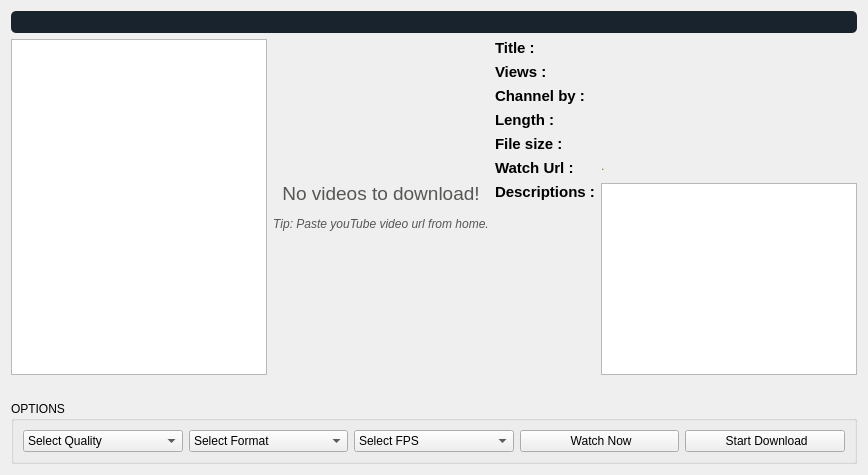
            <widget class="QWidget" name="stackedWidgetPage2">
             <layout class="QVBoxLayout" name="verticalLayout_5">
              <item>
               <widget class="QProgressBar" name="video_progressBar">
                <property name="styleSheet">
                 <string notr="true">QProgressBar:horizontal {
border-radius: 5px;
background:rgba(0,0,0,0.1);
color: white;
background-color: rgba(25, 35, 45, 1);

}
QProgressBar::chunk:horizontal {
background:rgb(228, 27, 27);
color: white;

}
QProgressBar 
{ 
color: white; 
border:none;
}
</string>
                </property>
                <property name="maximum">
                 <number>1</number>
                </property>
                <property name="value">
                 <number>-1</number>
                </property>
               </widget>
              </item>
              <item>
               <layout class="QHBoxLayout" name="horizontalLayout_46">
                <item>
                 <widget class="QGraphicsView" name="graphicsView_video">
                  <property name="sizePolicy">
                   <sizepolicy hsizetype="Preferred" vsizetype="Expanding">
                    <horstretch>0</horstretch>
                    <verstretch>0</verstretch>
                   </sizepolicy>
                  </property>
                  <property name="verticalScrollBarPolicy">
                   <enum>Qt::ScrollBarAlwaysOff</enum>
                  </property>
                  <property name="horizontalScrollBarPolicy">
                   <enum>Qt::ScrollBarAlwaysOff</enum>
                  </property>
                 </widget>
                </item>
                <item>
                 <widget class="QLabel" name="textBrowser_thumbnail_9">
                  <property name="sizePolicy">
                   <sizepolicy hsizetype="Preferred" vsizetype="Expanding">
                    <horstretch>0</horstretch>
                    <verstretch>0</verstretch>
                   </sizepolicy>
                  </property>
                  <property name="text">
                   <string>&lt;html&gt;&lt;head/&gt;&lt;body&gt;&lt;p align=&quot;center&quot;&gt;&lt;img src=&quot;:/myresource/resource/video_7.png&quot; height=&quot;50&quot;/&gt;&lt;/p&gt;&lt;p align=&quot;center&quot;&gt;&lt;span style=&quot; font-size:14pt; color:#555753;&quot;&gt;No videos to download!&lt;/span&gt;&lt;/p&gt;&lt;p align=&quot;center&quot;&gt;&lt;span style=&quot; font-style:italic; color:#555753;&quot;&gt;Tip: Paste youTube video url from home.&lt;/span&gt;&lt;/p&gt;&lt;/body&gt;&lt;/html&gt;</string>
                  </property>
                  <property name="scaledContents">
                   <bool>true</bool>
                  </property>
                  <property name="alignment">
                   <set>Qt::AlignCenter</set>
                  </property>
                 </widget>
                </item>
                <item>
                 <layout class="QGridLayout" name="gridLayout_5">
                  <item row="2" column="0">
                   <widget class="QLabel" name="label_9">
                    <property name="sizePolicy">
                     <sizepolicy hsizetype="Preferred" vsizetype="Preferred">
                      <horstretch>0</horstretch>
                      <verstretch>0</verstretch>
                     </sizepolicy>
                    </property>
                    <property name="font">
                     <font>
                      <pointsize>11</pointsize>
                      <weight>75</weight>
                      <bold>true</bold>
                     </font>
                    </property>
                    <property name="text">
                     <string>Channel by :</string>
                    </property>
                    <property name="alignment">
                     <set>Qt::AlignLeading|Qt::AlignLeft|Qt::AlignTop</set>
                    </property>
                    <property name="textInteractionFlags">
                     <set>Qt::TextBrowserInteraction</set>
                    </property>
                   </widget>
                  </item>
                  <item row="2" column="1">
                   <widget class="QLabel" name="by_channel">
                    <property name="cursor">
                     <cursorShape>IBeamCursor</cursorShape>
                    </property>
                    <property name="text">
                     <string/>
                    </property>
                    <property name="alignment">
                     <set>Qt::AlignLeading|Qt::AlignLeft|Qt::AlignTop</set>
                    </property>
                    <property name="openExternalLinks">
                     <bool>true</bool>
                    </property>
                    <property name="textInteractionFlags">
                     <set>Qt::TextBrowserInteraction</set>
                    </property>
                   </widget>
                  </item>
                  <item row="7" column="0">
                   <widget class="QLabel" name="label">
                    <property name="sizePolicy">
                     <sizepolicy hsizetype="Preferred" vsizetype="Preferred">
                      <horstretch>0</horstretch>
                      <verstretch>0</verstretch>
                     </sizepolicy>
                    </property>
                    <property name="font">
                     <font>
                      <pointsize>11</pointsize>
                      <weight>75</weight>
                      <bold>true</bold>
                     </font>
                    </property>
                    <property name="text">
                     <string>Descriptions :</string>
                    </property>
                    <property name="alignment">
                     <set>Qt::AlignLeading|Qt::AlignLeft|Qt::AlignTop</set>
                    </property>
                    <property name="textInteractionFlags">
                     <set>Qt::TextBrowserInteraction</set>
                    </property>
                   </widget>
                  </item>
                  <item row="1" column="0">
                   <widget class="QLabel" name="label_3">
                    <property name="sizePolicy">
                     <sizepolicy hsizetype="Preferred" vsizetype="Preferred">
                      <horstretch>0</horstretch>
                      <verstretch>0</verstretch>
                     </sizepolicy>
                    </property>
                    <property name="font">
                     <font>
                      <pointsize>11</pointsize>
                      <weight>75</weight>
                      <bold>true</bold>
                     </font>
                    </property>
                    <property name="text">
                     <string>Views :</string>
                    </property>
                    <property name="alignment">
                     <set>Qt::AlignLeading|Qt::AlignLeft|Qt::AlignTop</set>
                    </property>
                    <property name="textInteractionFlags">
                     <set>Qt::TextBrowserInteraction</set>
                    </property>
                   </widget>
                  </item>
                  <item row="3" column="1">
                   <widget class="QLabel" name="video_length_5">
                    <property name="cursor">
                     <cursorShape>IBeamCursor</cursorShape>
                    </property>
                    <property name="text">
                     <string/>
                    </property>
                    <property name="alignment">
                     <set>Qt::AlignLeading|Qt::AlignLeft|Qt::AlignTop</set>
                    </property>
                    <property name="textInteractionFlags">
                     <set>Qt::TextBrowserInteraction</set>
                    </property>
                   </widget>
                  </item>
                  <item row="5" column="0">
                   <widget class="QLabel" name="label_2">
                    <property name="sizePolicy">
                     <sizepolicy hsizetype="Preferred" vsizetype="Preferred">
                      <horstretch>0</horstretch>
                      <verstretch>0</verstretch>
                     </sizepolicy>
                    </property>
                    <property name="font">
                     <font>
                      <pointsize>11</pointsize>
                      <weight>75</weight>
                      <bold>true</bold>
                     </font>
                    </property>
                    <property name="text">
                     <string>File size :</string>
                    </property>
                    <property name="alignment">
                     <set>Qt::AlignLeading|Qt::AlignLeft|Qt::AlignTop</set>
                    </property>
                    <property name="textInteractionFlags">
                     <set>Qt::TextBrowserInteraction</set>
                    </property>
                   </widget>
                  </item>
                  <item row="7" column="1">
                   <widget class="QTextEdit" name="descriptions">
                    <property name="sizePolicy">
                     <sizepolicy hsizetype="Preferred" vsizetype="Expanding">
                      <horstretch>0</horstretch>
                      <verstretch>0</verstretch>
                     </sizepolicy>
                    </property>
                    <property name="styleSheet">
                     <string notr="true"/>
                    </property>
                    <property name="readOnly">
                     <bool>true</bool>
                    </property>
                    <property name="html">
                     <string>&lt;!DOCTYPE HTML PUBLIC &quot;-//W3C//DTD HTML 4.0//EN&quot; &quot;http://www.w3.org/TR/REC-html40/strict.dtd&quot;&gt;
&lt;html&gt;&lt;head&gt;&lt;meta name=&quot;qrichtext&quot; content=&quot;1&quot; /&gt;&lt;style type=&quot;text/css&quot;&gt;
p, li { white-space: pre-wrap; }
&lt;/style&gt;&lt;/head&gt;&lt;body style=&quot; font-family:'Ubuntu'; font-size:11pt; font-weight:400; font-style:normal;&quot;&gt;
&lt;p style=&quot;-qt-paragraph-type:empty; margin-top:0px; margin-bottom:0px; margin-left:0px; margin-right:0px; -qt-block-indent:0; text-indent:0px;&quot;&gt;&lt;br /&gt;&lt;/p&gt;&lt;/body&gt;&lt;/html&gt;</string>
                    </property>
                   </widget>
                  </item>
                  <item row="0" column="0">
                   <widget class="QLabel" name="label_10">
                    <property name="sizePolicy">
                     <sizepolicy hsizetype="Preferred" vsizetype="Preferred">
                      <horstretch>0</horstretch>
                      <verstretch>0</verstretch>
                     </sizepolicy>
                    </property>
                    <property name="font">
                     <font>
                      <pointsize>11</pointsize>
                      <weight>75</weight>
                      <bold>true</bold>
                     </font>
                    </property>
                    <property name="text">
                     <string>Title :</string>
                    </property>
                    <property name="alignment">
                     <set>Qt::AlignLeading|Qt::AlignLeft|Qt::AlignTop</set>
                    </property>
                    <property name="textInteractionFlags">
                     <set>Qt::TextBrowserInteraction</set>
                    </property>
                   </widget>
                  </item>
                  <item row="1" column="1">
                   <widget class="QLabel" name="views">
                    <property name="cursor">
                     <cursorShape>IBeamCursor</cursorShape>
                    </property>
                    <property name="text">
                     <string/>
                    </property>
                    <property name="alignment">
                     <set>Qt::AlignLeading|Qt::AlignLeft|Qt::AlignTop</set>
                    </property>
                    <property name="textInteractionFlags">
                     <set>Qt::TextBrowserInteraction</set>
                    </property>
                   </widget>
                  </item>
                  <item row="5" column="1">
                   <widget class="QLabel" name="video_size_5">
                    <property name="cursor">
                     <cursorShape>IBeamCursor</cursorShape>
                    </property>
                    <property name="text">
                     <string/>
                    </property>
                    <property name="alignment">
                     <set>Qt::AlignLeading|Qt::AlignLeft|Qt::AlignTop</set>
                    </property>
                    <property name="wordWrap">
                     <bool>false</bool>
                    </property>
                    <property name="textInteractionFlags">
                     <set>Qt::TextBrowserInteraction</set>
                    </property>
                   </widget>
                  </item>
                  <item row="3" column="0">
                   <widget class="QLabel" name="label_4">
                    <property name="sizePolicy">
                     <sizepolicy hsizetype="Preferred" vsizetype="Preferred">
                      <horstretch>0</horstretch>
                      <verstretch>0</verstretch>
                     </sizepolicy>
                    </property>
                    <property name="font">
                     <font>
                      <pointsize>11</pointsize>
                      <weight>75</weight>
                      <bold>true</bold>
                     </font>
                    </property>
                    <property name="text">
                     <string>Length :</string>
                    </property>
                    <property name="alignment">
                     <set>Qt::AlignLeading|Qt::AlignLeft|Qt::AlignTop</set>
                    </property>
                    <property name="textInteractionFlags">
                     <set>Qt::TextBrowserInteraction</set>
                    </property>
                   </widget>
                  </item>
                  <item row="0" column="1">
                   <widget class="QLabel" name="video_title_5">
                    <property name="font">
                     <font>
                      <pointsize>11</pointsize>
                      <weight>50</weight>
                      <bold>false</bold>
                     </font>
                    </property>
                    <property name="cursor">
                     <cursorShape>IBeamCursor</cursorShape>
                    </property>
                    <property name="text">
                     <string/>
                    </property>
                    <property name="alignment">
                     <set>Qt::AlignLeading|Qt::AlignLeft|Qt::AlignTop</set>
                    </property>
                    <property name="wordWrap">
                     <bool>false</bool>
                    </property>
                    <property name="textInteractionFlags">
                     <set>Qt::TextBrowserInteraction</set>
                    </property>
                   </widget>
                  </item>
                  <item row="6" column="0">
                   <widget class="QLabel" name="label_16">
                    <property name="sizePolicy">
                     <sizepolicy hsizetype="Preferred" vsizetype="Preferred">
                      <horstretch>0</horstretch>
                      <verstretch>0</verstretch>
                     </sizepolicy>
                    </property>
                    <property name="font">
                     <font>
                      <pointsize>11</pointsize>
                      <weight>75</weight>
                      <bold>true</bold>
                     </font>
                    </property>
                    <property name="text">
                     <string>Watch Url :</string>
                    </property>
                    <property name="alignment">
                     <set>Qt::AlignLeading|Qt::AlignLeft|Qt::AlignTop</set>
                    </property>
                    <property name="textInteractionFlags">
                     <set>Qt::TextBrowserInteraction</set>
                    </property>
                   </widget>
                  </item>
                  <item row="6" column="1">
                   <widget class="QLabel" name="watch_url">
                    <property name="cursor">
                     <cursorShape>IBeamCursor</cursorShape>
                    </property>
                    <property name="text">
                     <string>&lt;html&gt;&lt;head/&gt;&lt;body&gt;&lt;p&gt;&lt;span style=&quot; color:#4e9a06;&quot;&gt;.&lt;/span&gt;&lt;/p&gt;&lt;/body&gt;&lt;/html&gt;</string>
                    </property>
                    <property name="textFormat">
                     <enum>Qt::RichText</enum>
                    </property>
                    <property name="alignment">
                     <set>Qt::AlignLeading|Qt::AlignLeft|Qt::AlignTop</set>
                    </property>
                    <property name="wordWrap">
                     <bool>true</bool>
                    </property>
                    <property name="openExternalLinks">
                     <bool>true</bool>
                    </property>
                    <property name="textInteractionFlags">
                     <set>Qt::TextBrowserInteraction</set>
                    </property>
                   </widget>
                  </item>
                 </layout>
                </item>
               </layout>
              </item>
              <item>
               <spacer name="horizontalSpacer_18">
                <property name="orientation">
                 <enum>Qt::Vertical</enum>
                </property>
                <property name="sizeType">
                 <enum>QSizePolicy::Fixed</enum>
                </property>
                <property name="sizeHint" stdset="0">
                 <size>
                  <width>0</width>
                  <height>20</height>
                 </size>
                </property>
               </spacer>
              </item>
              <item>
               <widget class="QGroupBox" name="groupBox_9">
                <property name="sizePolicy">
                 <sizepolicy hsizetype="Preferred" vsizetype="Fixed">
                  <horstretch>0</horstretch>
                  <verstretch>0</verstretch>
                 </sizepolicy>
                </property>
                <property name="title">
                 <string>OPTIONS</string>
                </property>
                <layout class="QHBoxLayout" name="horizontalLayout_44">
                 <item>
                  <layout class="QGridLayout" name="gridLayout">
                   <item row="0" column="7">
                    <widget class="QComboBox" name="select_fps_obj_2">
                     <property name="cursor">
                      <cursorShape>PointingHandCursor</cursorShape>
                     </property>
                     <property name="styleSheet">
                      <string notr="true"/>
                     </property>
                     <property name="iconSize">
                      <size>
                       <width>20</width>
                       <height>20</height>
                      </size>
                     </property>
                     <item>
                      <property name="text">
                       <string>Select FPS</string>
                      </property>
                      <property name="icon">
                       <iconset resource="resource.qrc">
                        <normaloff>:/myresource/resource/icons8-tick-box-120.png</normaloff>:/myresource/resource/icons8-tick-box-120.png</iconset>
                      </property>
                     </item>
                    </widget>
                   </item>
                   <item row="0" column="6">
                    <widget class="QComboBox" name="select_format_obj_2">
                     <property name="cursor">
                      <cursorShape>PointingHandCursor</cursorShape>
                     </property>
                     <property name="styleSheet">
                      <string notr="true"/>
                     </property>
                     <property name="iconSize">
                      <size>
                       <width>20</width>
                       <height>20</height>
                      </size>
                     </property>
                     <item>
                      <property name="text">
                       <string>Select Format</string>
                      </property>
                      <property name="icon">
                       <iconset resource="resource.qrc">
                        <normaloff>:/myresource/resource/video_7.png</normaloff>:/myresource/resource/video_7.png</iconset>
                      </property>
                     </item>
                    </widget>
                   </item>
                   <item row="0" column="5">
                    <widget class="QComboBox" name="select_quality_obj_2">
                     <property name="enabled">
                      <bool>true</bool>
                     </property>
                     <property name="cursor">
                      <cursorShape>PointingHandCursor</cursorShape>
                     </property>
                     <property name="styleSheet">
                      <string notr="true"/>
                     </property>
                     <property name="iconSize">
                      <size>
                       <width>20</width>
                       <height>20</height>
                      </size>
                     </property>
                     <item>
                      <property name="text">
                       <string>Select Quality</string>
                      </property>
                      <property name="icon">
                       <iconset resource="resource.qrc">
                        <normaloff>:/myresource/resource/icons8-ok-144.png</normaloff>:/myresource/resource/icons8-ok-144.png</iconset>
                      </property>
                     </item>
                    </widget>
                   </item>
                   <item row="0" column="9">
                    <widget class="QPushButton" name="download_button_2">
                     <property name="sizePolicy">
                      <sizepolicy hsizetype="Preferred" vsizetype="Fixed">
                       <horstretch>0</horstretch>
                       <verstretch>0</verstretch>
                      </sizepolicy>
                     </property>
                     <property name="cursor">
                      <cursorShape>PointingHandCursor</cursorShape>
                     </property>
                     <property name="styleSheet">
                      <string notr="true"/>
                     </property>
                     <property name="text">
                      <string> Start Download</string>
                     </property>
                     <property name="icon">
                      <iconset resource="resource.qrc">
                       <normaloff>:/myresource/resource/icons8-download-from-cloud-90.png</normaloff>:/myresource/resource/icons8-download-from-cloud-90.png</iconset>
                     </property>
                     <property name="iconSize">
                      <size>
                       <width>25</width>
                       <height>25</height>
                      </size>
                     </property>
                    </widget>
                   </item>
                   <item row="0" column="8">
                    <widget class="QPushButton" name="play_from_videos">
                     <property name="sizePolicy">
                      <sizepolicy hsizetype="Preferred" vsizetype="Fixed">
                       <horstretch>0</horstretch>
                       <verstretch>0</verstretch>
                      </sizepolicy>
                     </property>
                     <property name="cursor">
                      <cursorShape>PointingHandCursor</cursorShape>
                     </property>
                     <property name="styleSheet">
                      <string notr="true"/>
                     </property>
                     <property name="text">
                      <string> Watch Now</string>
                     </property>
                     <property name="icon">
                      <iconset resource="resource.qrc">
                       <normaloff>:/myresource/resource/icons8-play-100.png</normaloff>:/myresource/resource/icons8-play-100.png</iconset>
                     </property>
                     <property name="iconSize">
                      <size>
                       <width>25</width>
                       <height>25</height>
                      </size>
                     </property>
                    </widget>
                   </item>
                  </layout>
                 </item>
                </layout>
               </widget>
              </item>
             </layout>
            </widget>
